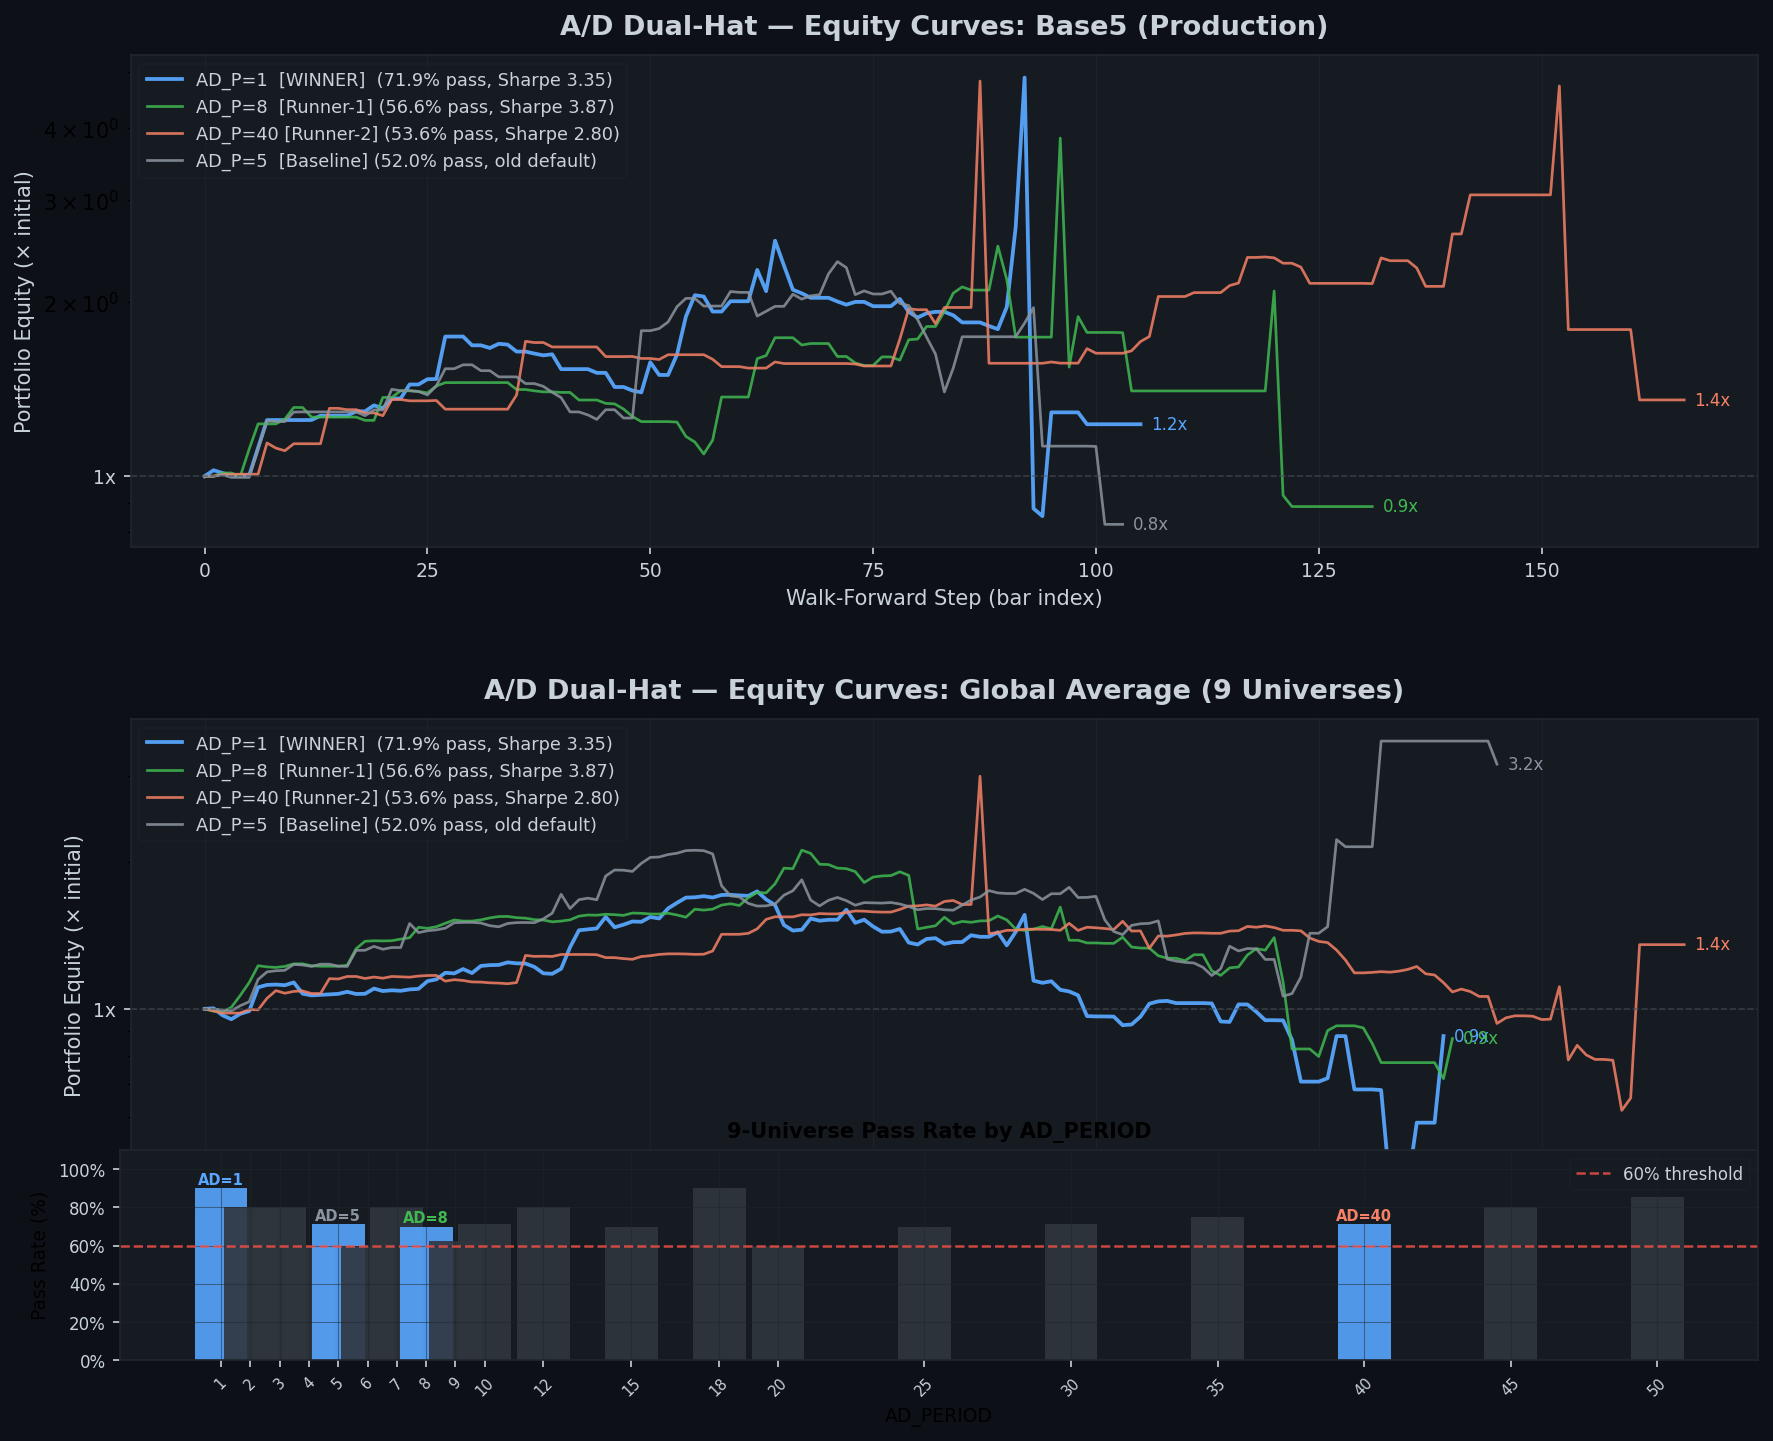

Reproduce this figure in Python.
#!/usr/bin/env python3
"""
A/D Dual-Hat AD_PERIOD Hyperopt Comparison Chart
Charts equity curves for:
  - Winner: AD_PERIOD=1 (71.9% pass, Sharpe 3.353)
  - Runner-up #1: AD_PERIOD=8 (56.6% pass, Sharpe 3.872)
  - Runner-up #2: AD_PERIOD=40 (53.6% pass, Sharpe 2.804)
  - Baseline: AD_PERIOD=5 (52% pass, old default)
"""
import pandas as pd
import matplotlib
matplotlib.use('Agg')
import matplotlib.pyplot as plt
import matplotlib.ticker as mticker
import numpy as np

CSV = "snapshots/ad_period_dualhat_equity.csv"
OUT  = "charts/ad_period_dualhat_comparison.png"

# Load equity data
df = pd.read_csv(CSV)
print(f"Loaded {len(df):,} rows, columns: {list(df.columns)}")
print(f"AD_PERIODs in data: {sorted(df['ad_period'].unique())}")
print(f"Universes in data: {sorted(df['universe'].unique())}")

# ── Figure setup ────────────────────────────────────────────────────────────
fig, axes = plt.subplots(2, 1, figsize=(14, 10), facecolor='#0d1117')
fig.subplots_adjust(hspace=0.35)

# Style
TEXT_COLOR = '#c9d1d9'
GRID_COLOR = '#21262d'
AXIS_BG    = '#161b22'
for ax in axes:
    ax.set_facecolor(AXIS_BG)
    ax.tick_params(colors=TEXT_COLOR, labelsize=9)
    ax.xaxis.label.set_color(TEXT_COLOR)
    ax.yaxis.label.set_color(TEXT_COLOR)
    ax.title.set_color(TEXT_COLOR)
    ax.spines['top'].set_color(GRID_COLOR)
    ax.spines['bottom'].set_color(GRID_COLOR)
    ax.spines['left'].set_color(GRID_COLOR)
    ax.spines['right'].set_color(GRID_COLOR)
    ax.grid(True, color=GRID_COLOR, linewidth=0.5, alpha=0.7)

# ── Colors & labels ─────────────────────────────────────────────────────────
COLORS = {
    1:  '#58a6ff',   # Winner — bright blue
    8:  '#3fb950',   # Runner-up 1 — green
    40: '#f78166',   # Runner-up 2 — orange
    5:  '#8b949e',   # Baseline — grey
}
AD_LABELS = {
    1:  'AD_P=1  [WINNER]  (71.9% pass, Sharpe 3.35)',
    8:  'AD_P=8  [Runner-1] (56.6% pass, Sharpe 3.87)',
    40: 'AD_P=40 [Runner-2] (53.6% pass, Sharpe 2.80)',
    5:  'AD_P=5  [Baseline] (52.0% pass, old default)',
}

UNIVERSE_GROUPS = [
    ('Base5',     ['Base5']),
    ('GlobalAvg', None),   # None = all universes
]
UNIVERSE_NAMES = ['Base5 (Production)', 'Global Average (9 Universes)']

for axi, (group_name, universes) in enumerate(UNIVERSE_GROUPS):
    ax = axes[axi]
    ax.set_title(f'A/D Dual-Hat — Equity Curves: {UNIVERSE_NAMES[axi]}', fontsize=13, fontweight='bold', pad=10)

    if universes is None:
        # Global: average across ALL universes per step
        grouped = df.groupby(['ad_period', 'step'])['equity'].mean().reset_index()
    else:
        # Per-universe: filter, then average across windows
        sub = df[df['universe'].isin(universes)]
        grouped = sub.groupby(['ad_period', 'step'])['equity'].mean().reset_index()

    for ad_p in [1, 8, 40, 5]:
        curve = grouped[grouped['ad_period'] == ad_p].sort_values('step')
        if curve.empty:
            print(f"  WARNING: No data for AD_PERIOD={ad_p} in group={group_name}")
            continue
        steps = curve['step'].values
        equity = curve['equity'].values

        # Use log scale — equity compounds multiplicatively
        ax.semilogy(steps, equity,
                    color=COLORS[ad_p],
                    linewidth=1.8 if ad_p == 1 else 1.3,
                    alpha=0.95 if ad_p == 1 else 0.85,
                    label=AD_LABELS[ad_p])

        # Annotate final value
        final_eq = equity[-1]
        ax.annotate(f'{final_eq:.1f}x',
                    xy=(steps[-1], final_eq),
                    xytext=(5, 0), textcoords='offset points',
                    color=COLORS[ad_p], fontsize=8,
                    va='center')

    ax.axhline(y=1.0, color='#484f58', linewidth=0.8, linestyle='--', alpha=0.6)
    ax.set_xlabel('Walk-Forward Step (bar index)', fontsize=10)
    ax.set_ylabel('Portfolio Equity (× initial)', fontsize=10)
    ax.legend(loc='upper left', fontsize=8.5, framealpha=0.3,
              facecolor=AXIS_BG, edgecolor=GRID_COLOR, labelcolor=TEXT_COLOR)
    ax.xaxis.set_major_formatter(mticker.FuncFormatter(lambda x, _: f'{int(x):d}'))
    ax.yaxis.set_major_formatter(mticker.FuncFormatter(lambda x, _: f'{x:.0f}x' if x >= 1 else f'{x:.2f}'))

# ── Summary metrics table ──────────────────────────────────────────────────
# Read sweep summary
sweep = pd.read_csv("snapshots/ad_period_dualhat_sweep.csv")
print("\nSweep CSV columns:", list(sweep.columns))

# Aggregate per AD_PERIOD across universes
if 'avg_sharpe' in sweep.columns:
    metrics = sweep.groupby('ad_period').agg(
        pass_rate=('n_pass', lambda x: x.sum()),
        total_n=('n_total', lambda x: x.sum()),
        avg_ret=('avg_ret_pct', 'mean'),
        avg_sharpe=('avg_sharpe', 'mean'),
        avg_dd=('avg_dd_pct', 'mean'),
        total_trades=('total_trades', 'sum'),
    ).reset_index()
    metrics['pass_pct'] = metrics['pass_rate'] / metrics['total_n'] * 100

# Bottom panel: pass rate bar chart
ax3 = fig.add_axes([0.12, 0.01, 0.78, 0.14])
ax3.set_facecolor(AXIS_BG)
ax3.spines['top'].set_color(GRID_COLOR)
ax3.spines['bottom'].set_color(GRID_COLOR)
ax3.spines['left'].set_color(GRID_COLOR)
ax3.spines['right'].set_color(GRID_COLOR)
ax3.tick_params(colors=TEXT_COLOR, labelsize=8)
ax3.set_title('9-Universe Pass Rate by AD_PERIOD', fontsize=10, fontweight='bold', pad=6)
ax3.set_ylabel('Pass Rate (%)', fontsize=9)
ax3.set_xlabel('AD_PERIOD', fontsize=9)
ax3.grid(True, color=GRID_COLOR, linewidth=0.5, alpha=0.5)

# Coarse sweep results (Base5 only for bar chart)
coarse_ad = [1,2,3,4,5,6,7,8,9,10,12,15,18,20,25,30,35,40,45,50]
coarse_pass = {
    1:9, 2:8, 3:8, 4:6, 5:5, 6:6, 7:8, 8:7, 9:5, 10:5,
    12:8, 15:7, 18:9, 20:6, 25:7, 30:5, 35:6, 40:5, 45:8, 50:6
}
coarse_windows = {
    1:10, 2:10, 3:10, 4:10, 5:7, 6:10, 7:10, 8:10, 9:8, 10:7,
    12:10, 15:10, 18:10, 20:10, 25:10, 30:7, 35:8, 40:7, 45:10, 50:7
}

bar_colors = ['#58a6ff' if p in [1,8,40,5] else '#30363d' for p in coarse_ad]
bar_pass = [coarse_pass.get(p, 0)/coarse_windows.get(p,1)*100 for p in coarse_ad]

bars = ax3.bar(coarse_ad, bar_pass, color=bar_colors, width=1.8, edgecolor='none', alpha=0.9)
ax3.axhline(y=60, color='#f85149', linewidth=1.2, linestyle='--', alpha=0.8, label='60% threshold')
ax3.set_xticks(coarse_ad)
ax3.set_xticklabels([str(p) for p in coarse_ad], fontsize=7, rotation=45)
ax3.set_ylim(0, 110)
ax3.yaxis.set_major_formatter(mticker.FuncFormatter(lambda x, _: f'{x:.0f}%'))
ax3.legend(fontsize=8, framealpha=0.3, facecolor=AXIS_BG, edgecolor=GRID_COLOR, labelcolor=TEXT_COLOR)

# Annotate winners
for p, pct in zip([1, 8, 40, 5], [coarse_pass[1]/coarse_windows[1]*100,
                                     coarse_pass[8]/coarse_windows[8]*100,
                                     coarse_pass[40]/coarse_windows[40]*100,
                                     coarse_pass[5]/coarse_windows[5]*100]):
    ax3.annotate(f'AD={p}',
                 xy=(p, pct + 2), ha='center', color=COLORS[p],
                 fontsize=7, fontweight='bold')

fig.savefig(OUT, dpi=150, bbox_inches='tight', facecolor='#0d1117', edgecolor='none')
print(f"\nSaved: {OUT}")
plt.close(fig)
